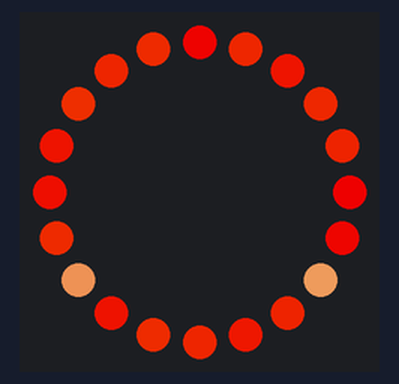
Bench run of a sketch on a simulated ESP32. Shown: 20 RGB LEDs in a ring, first at the top, clockwise. WiFi joins after 1.5 s; servers stay silent unless stated; random numbers use the default seed unless the sketch sets one; what the sketch prints to the serial monitor is not drawn.

Above: at 5.07 s.
At 10.07 s:
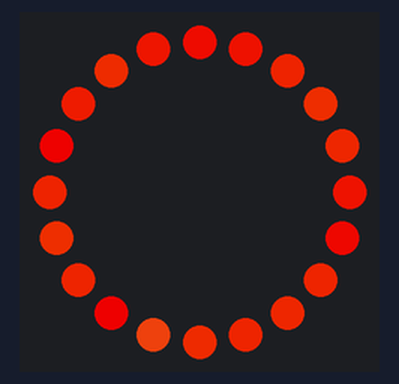

Measured:
- by itself, everything shown: repeats every 13.4 s, in 256 steps

The sketch:

LED-system.ino
```cpp
#include <FastLED.h>
#include <WiFi.h>
#include <HTTPClient.h>
#include <Wire.h>

#define LED_PIN 33
#define NUM_LEDS 20

float prosent;

//WIFI
const char* ssid = "Johans WiFi";
const char* password = "123456789";
const char* serverNameTemp = "http://192.168.4.1/";
unsigned long previousMillis = 0;
const long interval = 5000;


//LEDS
CRGB whiteLeds[NUM_LEDS];
CRGB gradientLeds[NUM_LEDS];
CRGB output[NUM_LEDS];

uint8_t colorIndex[NUM_LEDS];

DEFINE_GRADIENT_PALETTE (whiteLight_gp){
  0, 255, 249, 216
};

DEFINE_GRADIENT_PALETTE (npnLight_gp){
  0, 255, 69, 0,
  102, 255, 50, 0,
  153, 255, 0, 0,
  255, 255, 69, 0
};

CRGBPalette16 npnLight = npnLight_gp;
CRGBPalette16 whiteLight = whiteLight_gp;

//Blending Patterns
uint8_t patternCounter = 0;
uint8_t source1Pattern = 0;
uint8_t source2Pattern = 0;

void setup() {
  Serial.begin(9600);

  //Wifi
  WiFi.begin(ssid, password);
  Serial.println("Connecting");
  while(WiFi.status() != WL_CONNECTED) {
    delay(500);
    Serial.print(".");
  }
  Serial.println("");
  Serial.print("Connected to WiFi network with IP Address: ");
  Serial.println(WiFi.localIP());

  FastLED.addLeds<WS2812B, LED_PIN, GRB>(output, NUM_LEDS);

  //SuperWhite Setting
  FastLED.setCorrection(TypicalPixelString); //UncorrectedColor, TypicalLEDStrip, TypicalPixelString
  FastLED.setTemperature(Tungsten40W);

  for (int i = 0; i<NUM_LEDS; i++){
    colorIndex[i] = random8();
  }
}

//WiFi
String httpGETRequest(const char* serverName) {
  HTTPClient http;
  http.begin(serverName);
  // Send HTTP POST request
  int httpResponseCode = http.GET();
  String payload = "--";
  if (httpResponseCode>0) {
    Serial.print("HTTP Response code: ");
    Serial.println(httpResponseCode);
    payload = http.getString();
  }
  else {
    Serial.print("Error code: ");
    Serial.println(httpResponseCode);
  }
  // Free resources
  http.end();
  return payload;
}

String info;
void getInfo(){
  unsigned long currentMillis = millis();
  if(currentMillis - previousMillis >= interval) {
    // Check WiFi connection status
    if(WiFi.status()== WL_CONNECTED ){
      info = httpGETRequest(serverNameTemp);
      Serial.println("Info: " + info);

      // save the last HTTP GET Request
      previousMillis = currentMillis;
    }
    else {
      Serial.println("WiFi Disconnected");
    }
  }
}

int activeScene = 1;
int avalibleScenes = 3;
void changeScene(){
  activeScene++;
  if (activeScene > avalibleScenes){
    activeScene = 1;
  }
}

//How fast color change
void lightSpeed(int millisec){
  EVERY_N_MILLIS(millisec){
    for (int i=0; i<NUM_LEDS; i++){
      colorIndex[i]++;
    }
  }
}

//Blend between to palettes
void gradientBlendLightMode() {
  for (int i=0; i<NUM_LEDS; i++){
      whiteLeds[i] = ColorFromPalette(whiteLight, colorIndex[i]);
    }

  for (int i=0; i<NUM_LEDS; i++){
      gradientLeds[i] = ColorFromPalette(npnLight, colorIndex[i]);
    }

  EVERY_N_MILLIS(50){
    blend(whiteLeds, gradientLeds, output, NUM_LEDS, prosent);
  }
}

//Calming lights from one palette
void gradientLightMode(CRGBPalette16 palette){
  for(int i=0; i<NUM_LEDS; i++){
    output[i] = ColorFromPalette(palette, colorIndex[i]);
  }
}

//Guide light from start to end
int num = 0;
void guideLightMode(){
  EVERY_N_MILLIS(150){
      fadeToBlackBy(output, NUM_LEDS, 70);
      output[num] = ColorFromPalette(npnLight, colorIndex[num]);

      num++;
      if (num == NUM_LEDS){
        num = 0;
      }
  }
}

//Guide light from end to start
int rNum = NUM_LEDS-1;
void guideLightModeReverse(){
  EVERY_N_MILLIS(150){
      fadeToBlackBy(output, NUM_LEDS, 70);
      output[rNum] = ColorFromPalette(npnLight, colorIndex[rNum]);

      rNum--;
      if (rNum < 0){
        rNum = NUM_LEDS-1;
      }
  }
}

void loop(){
  getInfo();
  prosent = 2.5*info.toFloat();

  if (prosent < 250){
    gradientBlendLightMode();
  }
  else if (prosent == 250){
    gradientLightMode(npnLight);
  }
  else if (prosent == 252){
    guideLightMode();
  }
  else if (prosent == 255){
    guideLightModeReverse();
  }

  lightSpeed(10);
  FastLED.setBrightness(200);
  FastLED.show();
}
```
